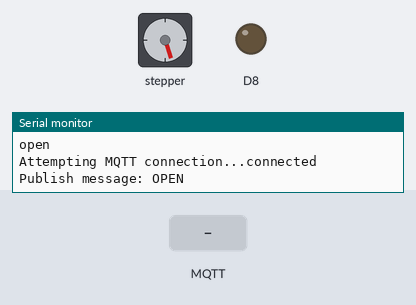
This sketch was run on a simulated ESP8266 (NodeMCU). On the bench: stepper motor, output pins drawn as LEDs (lit = HIGH), the last lines printed to the serial monitor. The test bench sets the inputs (shaded band). WiFi joins after 1.5 s; servers stay silent unless stated; no MQTT or app messages arrive unless stated; stepper angles assume 200 steps per turn.

Above: at 8.0 s.
8.1 s: MQTT message "OFF" arrives on the first subscribed topic
At 8.9 s:
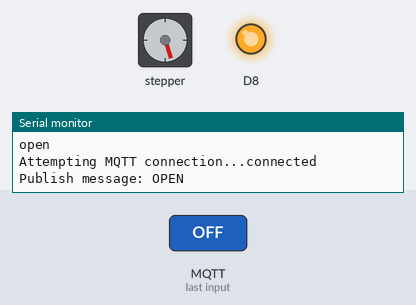
At 10.05 s:
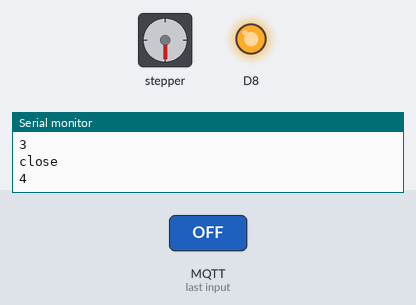
20.1 s: MQTT message "ON" arrives on the first subscribed topic
At 21.6 s:
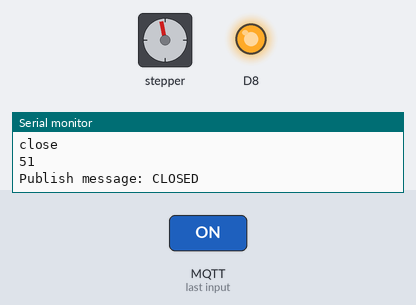
Timing chart, 0 to 25.2 s (numbered marks = the images above; inputs shaded):
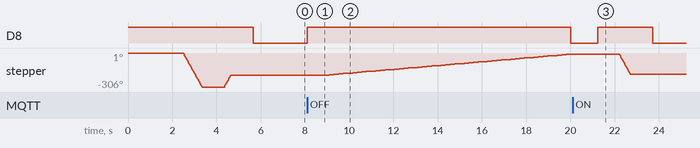

The sketch:

stepperNew.ino
```cpp
/*
 Basic ESP8266 MQTT example
 This sketch demonstrates the capabilities of the pubsub library in combination
 with the ESP8266 board/library.
 It connects to an MQTT server then:
  - publishes "hello world" to the topic "outTopic" every two seconds
  - subscribes to the topic "inTopic", printing out any messages
    it receives. NB - it assumes the received payloads are strings not binary
  - If the first character of the topic "inTopic" is an 1, switch ON the ESP Led,
    else switch it off
 It will reconnect to the server if the connection is lost using a blocking
 reconnect function. See the 'mqtt_reconnect_nonblocking' example for how to
 achieve the same result without blocking the main loop.
 To install the ESP8266 board, (using Arduino 1.6.4+):
  - Add the following 3rd party board manager under "File -> Preferences -> Additional Boards Manager URLs":
       http://arduino.esp8266.com/stable/package_esp8266com_index.json
  - Open the "Tools -> Board -> Board Manager" and click install for the ESP8266"
  - Select your ESP8266 in "Tools -> Board"
*/

#include <ESP8266WiFi.h>
#include <PubSubClient.h>
#include <Stepper.h>
#include <ArduinoOTA.h>

const int stepsPerRevolution = 200;  // change this to fit the number of steps per revolution
// for your motor

// initialize the stepper library on pins D1 through to D4
Stepper myStepper(stepsPerRevolution, D1, D2, D3, D4);

// Update these with values suitable for your network.

const char* ssid = "your SSID";
const char* password = "your SSID password";
const char* mqtt_server = "mqtt broker IP";
const char* mqttUser = "mqttUsername";
const char* mqttPassword = "mqttPassword";

// Change these to match the 'MQTT Switch' component in Home Assistant. These need to be unique for each sRV.

char* sRV_room = "sRV/move";
char* sRV_room_state = "sRV/state";

// This needs to be unique for each sRV. I just add a letter to the end of ESP8266Client.
char* clientid = "ESP8266Client";

// A unique ID here can be helpful to identify the correct esp for OTA firmware updates
char* OTA_name = "esp_name";
char* OTA_pswd = "OTA_Password";

WiFiClient espClient;
PubSubClient client(espClient);
long lastMsg = 0;
char msg[50];
int value = 0;

//Setup Variables
String switch1;
String strTopic;
String strPayload;
char* sRV_topic = sRV_room;
char* sRV_state = "OPEN";
char* last_state = "";

void setup() {
  // Initialise pin that controls power to the stepper motor driver board
  // Set it to HIGH so motor driver board is on and stepper can move to contact position
  pinMode(D8, OUTPUT);
  digitalWrite(D8, HIGH);
  delay(1000);

  // set the speed at 60 rpm
  myStepper.setSpeed(60);
  Serial.begin(115200);

  setup_wifi();
  client.setServer(mqtt_server, 1883);
  client.setCallback(callback);

  // Go home
  Serial.println("home");
  myStepper.step(-170);
  delay(1000);

  // Contact
  Serial.println("contact");
  myStepper.step(60);
  delay(1000);

  digitalWrite(D8, LOW);
  delay(1000);

  // Set sRV state to OPEN
  Serial.println("open");
  sRV_state = "OPEN";
  delay(200);
  client.publish(sRV_room_state, sRV_state, true);
}

void setup_wifi() {

  delay(10);
  // We start by connecting to a WiFi network
  Serial.println();
  Serial.print("Connecting to ");
  Serial.println(ssid);

  WiFi.begin(ssid, password);

  while (WiFi.status() != WL_CONNECTED) {
    delay(500);
    Serial.print(".");
  }

  Serial.println("");
  Serial.println("WiFi connected");
  Serial.println("IP address: ");
  Serial.println(WiFi.localIP());

  ArduinoOTA.setHostname(OTA_name);
  ArduinoOTA.setPassword(OTA_pswd);

  ArduinoOTA.onStart([]() {
    Serial.println("Start");
  });
  ArduinoOTA.onEnd([]() {
    Serial.println("\nEnd");
  });
  ArduinoOTA.onProgress([](unsigned int progress, unsigned int total) {
    Serial.printf("Progress: %u%%\r", (progress / (total / 100)));
  });
  ArduinoOTA.onError([](ota_error_t error) {
    Serial.printf("Error[%u]: ", error);
    if (error == OTA_AUTH_ERROR) Serial.println("Auth Failed");
    else if (error == OTA_BEGIN_ERROR) Serial.println("Begin Failed");
    else if (error == OTA_CONNECT_ERROR) Serial.println("Connect Failed");
    else if (error == OTA_RECEIVE_ERROR) Serial.println("Receive Failed");
    else if (error == OTA_END_ERROR) Serial.println("End Failed");
  });
  ArduinoOTA.begin();
  Serial.println("OTA ready");
}

void callback(char* topic, byte* payload, unsigned int length) {
  //if the 'sRV/move' topic has a payload "ON", then action the stepper motor in
  payload[length] = '\0';
  strTopic = String((char*)topic);
  if (strTopic == sRV_topic)
  {
    switch1 = String((char*)payload);
    if (switch1 == "ON" and sRV_state == "CLOSED")
    {
      // Turn motor driver board ON
      digitalWrite(D8, HIGH);
      delay(1000);

      // Retract:
      myStepper.step(-100);
      delay(1000);

      // Turn motor driver board off again
      digitalWrite(D8, LOW);

      // Set sRV state to OPEN
      Serial.println("open");
      sRV_state = "OPEN";
      delay(200);
      client.publish(sRV_room_state, sRV_state, true);
      delay(1000);

    }
    else if (switch1 == "OFF" and sRV_state == "OPEN")
    {
      // Turn motor driver board ON
      digitalWrite(D8, HIGH);
      delay(1000);

      // close sRV moves the actuator 2 steps at a time, any faster and the stepper will slip
      closesRV();

      // Turn motor driver board off again
      digitalWrite(D8, LOW);

      // Set sRV state to CLOSED
      sRV_state = "CLOSED";
      delay(200);
      client.publish(sRV_room_state, sRV_state, true);
      delay(1000);
    }
  }
}

void closesRV() {
  //Extend actuator
  for (int i = 0; i < 52; i++)
  {
    Serial.println("close");
    Serial.println(i);
    myStepper.step(2);
    delay(200);
  }
}

void reconnect() {
  // Loop until we're reconnected
  while (!client.connected()) {
    Serial.print("Attempting MQTT connection...");
    // Attempt to connect
    if (client.connect(clientid, mqttUser, mqttPassword)) {
      Serial.println("connected");
      // Once connected, publish an announcement...
      client.publish("outTopic", "hello world");
      // ... and resubscribe
      client.subscribe(sRV_room, 1);
    } else {
      Serial.print("failed, rc=");
      Serial.print(client.state());
      Serial.println(" try again in 5 seconds");
      // Wait 5 seconds before retrying
      delay(5000);
    }
  }
}
void loop() {
  ArduinoOTA.handle();
  if (!client.connected()) {
    reconnect();
  }
  client.loop();

  long now = millis();
  if (now - lastMsg > 2000) {
    lastMsg = now;
    ++value;
    snprintf (msg, 75, sRV_state, value);
    Serial.print("Publish message: ");
    Serial.println(msg);
    client.publish(sRV_room_state, sRV_state, true);
  }
}
```

Measured:
- after the input at 8.1 s, D8: LOW → HIGH at once, → LOW 11.9 s later; stepper: keeps turning clockwise at about 17°/s, starting after 1.0 s
- after the input at 20.1 s, D8: LOW → HIGH after 1.1 s, → LOW 2.5 s later; stepper: turns 180° counter-clockwise in 0.48 s, starting after 2.1 s
